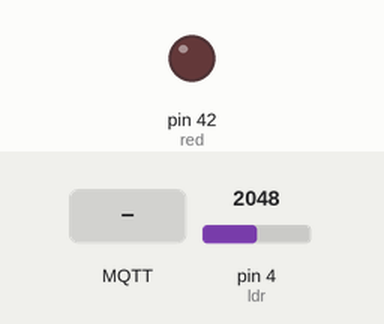
The program below on a simulated MicroPython board. Parts: output pins drawn as LEDs (lit = HIGH). Inputs (shaded band) come from the test bench; at power-on: pin 4 (ldr) = 2048 (analog values on the 0–4095 scale). WiFi joins after 1.5 s; no MQTT or app messages arrive unless stated; what the program prints to the serial console is not drawn.

Above: at 2.8 s.
2.9 s: MQTT message "1" arrives on the first subscribed topic
At 3.8 s:
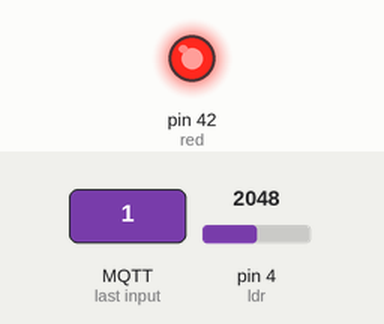
4.4 s: MQTT message "0" arrives on the first subscribed topic
At 4.9 s:
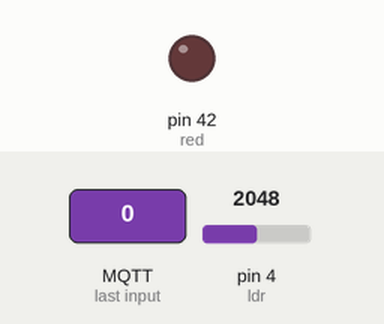
Timing chart, 0 to 7.4 s (numbered marks = the images above; inputs shaded):
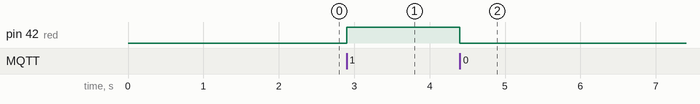

Measured:
- after the input at 2.9 s, pin 42 (red): LOW → HIGH at once
- after the input at 4.4 s, pin 42 (red): HIGH → LOW at once

The program:

main.py
```python
from machine import Pin, ADC
import time
import network
from config import (
    WIFI_SSID, WIFI_PASS,
    MQTT_BROKER, MQTT_USER, MQTT_PASS,
    TOPIC_PREFIX
)
from umqtt.simple import MQTTClient


RED_GPIO = 42
YELLOW_GPIO = 41
GREEN_GPIO = 40
LDR_GPIO = 4
TOPIC_LIGHT = f'{TOPIC_PREFIX}/light'
TOPIC_LED_RED = f'{TOPIC_PREFIX}/led/red'


def connect_wifi():
    mac = ':'.join(f'{b:02X}' for b in wifi.config('mac'))
    print(f'WiFi MAC address is {mac}')
    wifi.active(True)
    print(f'Connecting to WiFi {WIFI_SSID}.')
    wifi.connect(WIFI_SSID, WIFI_PASS)
    while not wifi.isconnected():
        print('.', end='')
        time.sleep(0.5)
    print('\nWiFi connected.')


def connect_mqtt():
    print(f'Connecting to MQTT broker at {MQTT_BROKER}.')
    mqtt.connect()
    mqtt.set_callback(mqtt_callback)
    mqtt.subscribe(TOPIC_LED_RED)
    print('MQTT broker connected.')


def mqtt_callback(topic, payload):
    if topic.decode() == TOPIC_LED_RED:
        try:
            red.value(int(payload))
        except ValueError:
            pass


############
# setup
############
red = Pin(RED_GPIO, Pin.OUT)
ldr = ADC(Pin(LDR_GPIO), atten=ADC.ATTN_11DB)
wifi = network.WLAN(network.STA_IF)
mqtt = MQTTClient(client_id='',
                  server=MQTT_BROKER,
                  user=MQTT_USER,
                  password=MQTT_PASS)
connect_wifi()
connect_mqtt()
last_publish = 0


############
# loop
############
while True:
    # check for incoming subscribed topics
    mqtt.check_msg()

    # publish light value periodically (without using sleep)
    now = time.ticks_ms()
    if now - last_publish >= 2000:
        level = 100 - int(ldr.read()*100/4095)
        print(f'Publishing light value: {level}')
        mqtt.publish(TOPIC_LIGHT, str(level))
        last_publish = now
```

config.py
```python
#WIFI_SSID = 'KUWIN-IOT'
#WIFI_PASS = ''
MQTT_BROKER = 'iot.cpe.ku.ac.th'
MQTT_USER = 'b6710503771'
MQTT_PASS = 'jakkaphan.si@ku.th'
TOPIC_PREFIX = 'b6710503771'

WIFI_SSID = 'nevadaboi'
WIFI_PASS = 'n2a5e4j7'
```
